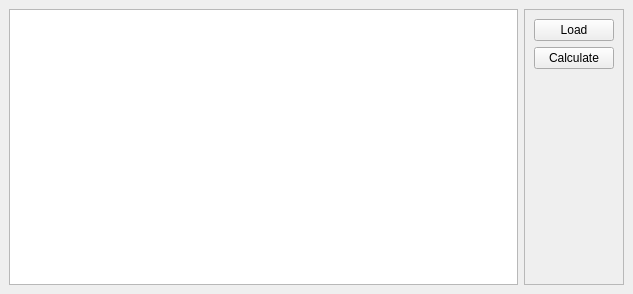
<?xml version="1.0" encoding="UTF-8"?>
<ui version="4.0">
 <class>DensityMap</class>
 <widget class="QDockWidget" name="DensityMap">
  <property name="geometry">
   <rect>
    <x>0</x>
    <y>0</y>
    <width>633</width>
    <height>294</height>
   </rect>
  </property>
  <property name="windowTitle">
   <string>Density Map</string>
  </property>
  <widget class="QWidget" name="dockWidgetContents">
   <layout class="QHBoxLayout" name="horizontalLayout">
    <item>
     <widget class="QTextEdit" name="labelImageTextEdit"/>
    </item>
    <item>
     <widget class="QFrame" name="frame">
      <property name="frameShape">
       <enum>QFrame::StyledPanel</enum>
      </property>
      <property name="frameShadow">
       <enum>QFrame::Raised</enum>
      </property>
      <layout class="QVBoxLayout" name="verticalLayout">
       <item>
        <widget class="QPushButton" name="loadButton">
         <property name="text">
          <string>Load</string>
         </property>
        </widget>
       </item>
       <item>
        <widget class="QPushButton" name="calcButton">
         <property name="text">
          <string>Calculate</string>
         </property>
        </widget>
       </item>
       <item>
        <spacer name="verticalSpacer">
         <property name="orientation">
          <enum>Qt::Vertical</enum>
         </property>
         <property name="sizeHint" stdset="0">
          <size>
           <width>20</width>
           <height>40</height>
          </size>
         </property>
        </spacer>
       </item>
      </layout>
     </widget>
    </item>
   </layout>
  </widget>
 </widget>
 <resources/>
 <connections/>
</ui>
